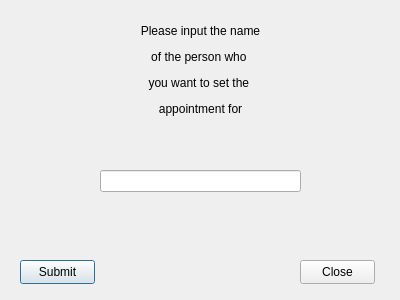
<?xml version="1.0" encoding="UTF-8"?>
<ui version="4.0">
 <class>UpdateAppointment1</class>
 <widget class="QDialog" name="UpdateAppointment1">
  <property name="geometry">
   <rect>
    <x>0</x>
    <y>0</y>
    <width>400</width>
    <height>300</height>
   </rect>
  </property>
  <property name="windowTitle">
   <string>Dialog</string>
  </property>
  <widget class="QLineEdit" name="LineEditName">
   <property name="geometry">
    <rect>
     <x>100</x>
     <y>170</y>
     <width>201</width>
     <height>22</height>
    </rect>
   </property>
  </widget>
  <widget class="QPushButton" name="pushButton">
   <property name="geometry">
    <rect>
     <x>20</x>
     <y>260</y>
     <width>75</width>
     <height>24</height>
    </rect>
   </property>
   <property name="text">
    <string>Submit</string>
   </property>
  </widget>
  <widget class="QLabel" name="label">
   <property name="geometry">
    <rect>
     <x>110</x>
     <y>20</y>
     <width>181</width>
     <height>101</height>
    </rect>
   </property>
   <property name="text">
    <string>&lt;html&gt;&lt;head/&gt;&lt;body&gt;&lt;p align=&quot;center&quot;&gt;Please input the name&lt;/p&gt;&lt;p align=&quot;center&quot;&gt; of the person who &lt;/p&gt;&lt;p align=&quot;center&quot;&gt;you want to set the &lt;/p&gt;&lt;p align=&quot;center&quot;&gt;appointment for&lt;/p&gt;&lt;/body&gt;&lt;/html&gt;</string>
   </property>
  </widget>
  <widget class="QPushButton" name="pushButton_2">
   <property name="geometry">
    <rect>
     <x>300</x>
     <y>260</y>
     <width>75</width>
     <height>24</height>
    </rect>
   </property>
   <property name="text">
    <string>Close</string>
   </property>
  </widget>
 </widget>
 <resources/>
 <connections/>
</ui>
